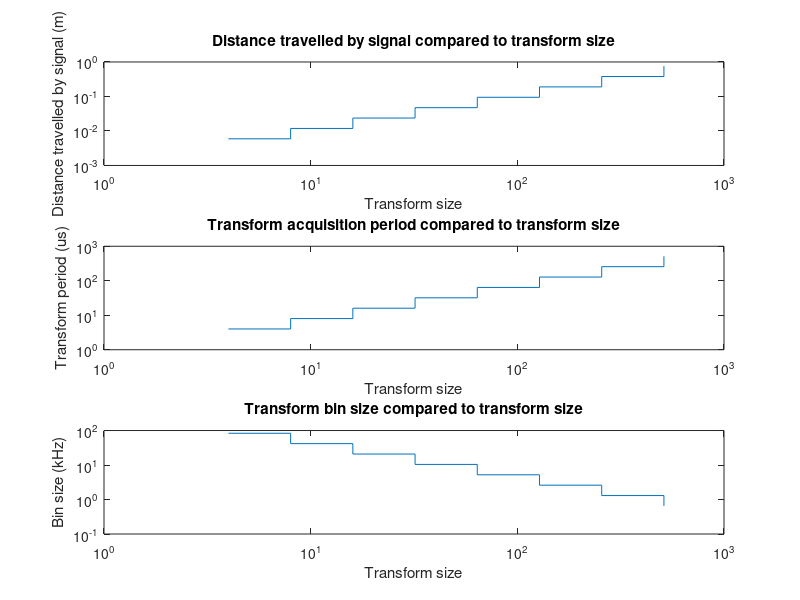

MATLAB code to generate this figure:
clear all; close;
max_fs = 1e6; % constant maximum sampling frequency of xadc
sequences = 3; % min 3. 1 sequence == 2 channels.
transformsize = [4 8 16 32 64 128 256 512]; % power of 2
prop = 1480; % constant propagation speed of sound in water, 1480 m/s
fs = max_fs* (1./sequences) % sampling frequency of digital signal
sample_period = 1./fs
binsize = fs./transformsize

transformperiod = transformsize/max_fs % amount of time to get the signals for 1 transform
dist = prop * transformperiod % distance traveled by signal during transform period

subplot(3,1,1);
stairs(transformsize,dist)
set(gca,'XScale','log')
set(gca,'YScale','log')
xlabel("Transform size")
ylabel("Distance travelled by signal (m)")
title("Distance travelled by signal compared to transform size");

subplot(3,1,2);
stairs(transformsize,transformperiod*1e6)
set(gca,'XScale','log')
set(gca,'YScale','log')
xlabel("Transform size")
ylabel("Transform period (us)")
title("Transform acquisition period compared to transform size");

subplot(3,1,3);
stairs(transformsize,binsize/1e3)
set(gca,'XScale','log')
set(gca,'YScale','log')
xlabel("Transform size")
ylabel("Bin size (kHz)")
title("Transform bin size compared to transform size");
